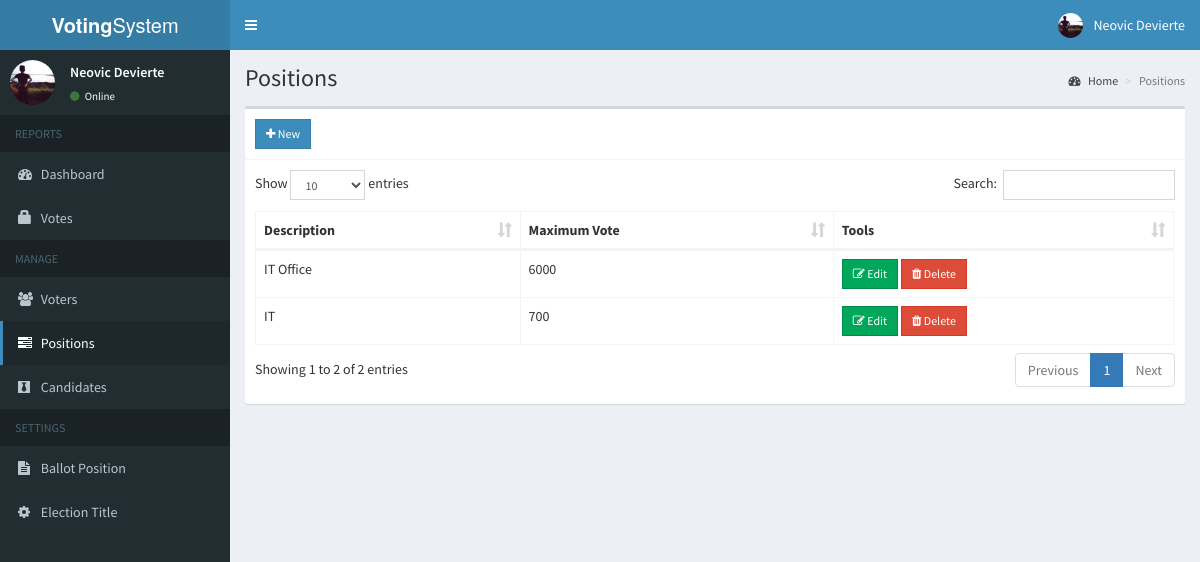
Page /admin/positions.php (signed in) on the committed database.
### tables this page shows
CREATE TABLE `positions` (
  `id` int(11) NOT NULL,
  `description` varchar(50) NOT NULL,
  `max_vote` int(11) NOT NULL,
  `priority` int(11) NOT NULL
);

### admin/includes/session.php (called while the page is built, shortened)
<?php
	include 'includes/conn.php';
	$sql = "SELECT * FROM admin WHERE id = '".$_SESSION['admin']."'";
	$query = $conn->query($sql);
	$user = $query->fetch_assoc();
?>

### admin/positions.php (the view, shortened to what this page needs)
<?php include 'includes/session.php'; ?>
<?php include 'includes/header.php'; ?>
<body class="hold-transition skin-blue sidebar-mini">
<div class="wrapper">
  <?php include 'includes/navbar.php'; ?>
  <?php include 'includes/menubar.php'; ?>
  <div class="content-wrapper">
    <section class="content-header">
      <h1>
        Positions
      </h1>
      <ol class="breadcrumb">
        <li><a href="#"><i class="fa fa-dashboard"></i> Home</a></li>
        <li class="active">Positions</li>
      </ol>
    </section>
    <section class="content">
      <div class="row">
        <div class="col-xs-12">
          <div class="box">
            <div class="box-header with-border">
              <a href="#addnew" data-toggle="modal" class="btn btn-primary btn-sm btn-flat"><i class="fa fa-plus"></i> New</a>
            </div>
            <div class="box-body">
              <table id="example1" class="table table-bordered">
                <thead>
                  <th>Description</th>
                  <th>Maximum Vote</th>
                  <th>Tools</th>
                </thead>
                <tbody>
                  <?php
                    $sql = "SELECT * FROM positions ORDER BY priority ASC";
                    $query = $conn->query($sql);
                    while($row = $query->fetch_assoc()){
                      echo "
                        <tr>
                          <td class='hidden'></td>
                          <td>".$row['description']."</td>
                          <td>".$row['max_vote']."</td>
                          <td>
                            <button class='btn btn-success btn-sm edit btn-flat' data-id='".$row['id']."'><i class='fa fa-edit'></i> Edit</button>
                            <button class='btn btn-danger btn-sm delete btn-flat' data-id='".$row['id']."'><i class='fa fa-trash'></i> Delete</button>
                          </td>
                        </tr>
                      ";
                    }
                  ?>
                </tbody>
              </table>
            </div>
          </div>
        </div>
      </div>
    </section>
  </div>
</div>
</body>
</html>

### admin/includes/navbar.php (shortened to what this page needs)
<header class="main-header">
  <a href="#" class="logo">
    <span class="logo-lg"><b>Voting</b>System</span>
  </a>
  <nav class="navbar navbar-static-top">
    <a href="#" class="sidebar-toggle" data-toggle="push-menu" role="button">
    </a>
    <div class="navbar-custom-menu">
      <ul class="nav navbar-nav">
        <li class="dropdown user user-menu">
          <a href="#" class="dropdown-toggle" data-toggle="dropdown">
            <img src="<?php echo (!empty($user['photo'])) ? '../images/'.$user['photo'] : '../images/profile.jpg'; ?>" class="user-image" alt="User Image">
            <span class="hidden-xs"><?php echo $user['firstname'].' '.$user['lastname']; ?></span>
          </a>
        </li>
      </ul>
    </div>
  </nav>
</header>

### admin/includes/menubar.php (shortened to what this page needs)
<aside class="main-sidebar">
  <section class="sidebar">
    <div class="user-panel">
      <div class="pull-left image">
        <img src="<?php echo (!empty($user['photo'])) ? '../images/'.$user['photo'] : '../images/profile.jpg'; ?>" class="img-circle" alt="User Image">
      </div>
      <div class="pull-left info">
        <p><?php echo $user['firstname'].' '.$user['lastname']; ?></p>
        <a><i class="fa fa-circle text-success"></i> Online</a>
      </div>
    </div>
    <ul class="sidebar-menu" data-widget="tree">
      <li class="header">REPORTS</li>
      <li class=""><a href="home.php"><i class="fa fa-dashboard"></i> <span>Dashboard</span></a></li>
      <li class=""><a href="votes.php"><span class="glyphicon glyphicon-lock"></span> <span>Votes</span></a></li>
      <li class="header">MANAGE</li>
      <li class=""><a href="voters.php"><i class="fa fa-users"></i> <span>Voters</span></a></li>
      <li class=""><a href="positions.php"><i class="fa fa-tasks"></i> <span>Positions</span></a></li>
      <li class=""><a href="candidates.php"><i class="fa fa-black-tie"></i> <span>Candidates</span></a></li>
      <li class="header">SETTINGS</li>
      <li class=""><a href="ballot.php"><i class="fa fa-file-text"></i> <span>Ballot Position</span></a></li>
      <li class=""><a href="#config" data-toggle="modal"><i class="fa fa-cog"></i> <span>Election Title</span></a></li>
    </ul>
  </section>
</aside>

### rows in the picture
positions: description "IT Office", max_vote "6000"
positions: description "IT", max_vote "700"

### other values in the picture
$user['firstname'] "Neovic"
$user['lastname'] "Devierte"
